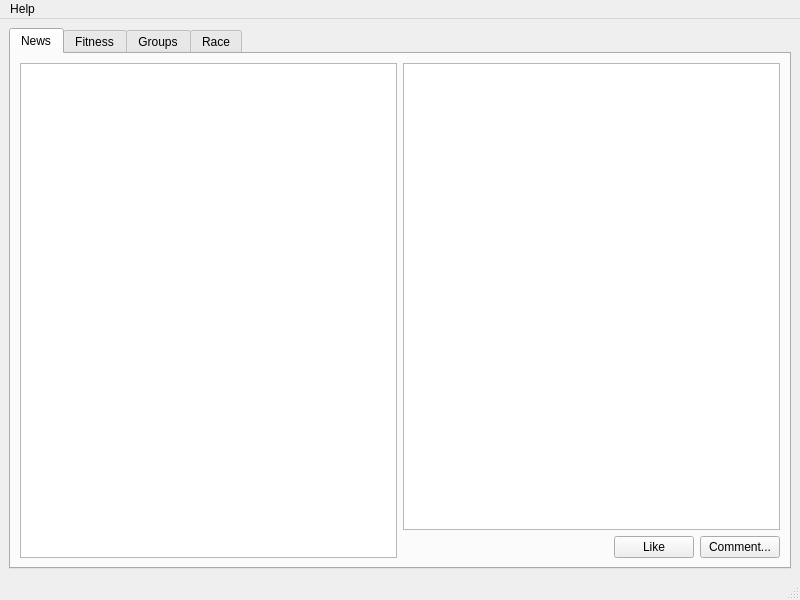
<?xml version="1.0" encoding="UTF-8"?>
<ui version="4.0">
 <class>MainWindow</class>
 <widget class="QMainWindow" name="MainWindow">
  <property name="geometry">
   <rect>
    <x>0</x>
    <y>0</y>
    <width>800</width>
    <height>600</height>
   </rect>
  </property>
  <property name="windowTitle">
   <string>Main</string>
  </property>
  <widget class="QWidget" name="centralwidget">
   <layout class="QHBoxLayout" name="horizontalLayout">
    <item>
     <widget class="QTabWidget" name="tabWidget">
      <property name="currentIndex">
       <number>0</number>
      </property>
      <widget class="QWidget" name="tab_10">
       <attribute name="title">
        <string>News</string>
       </attribute>
       <layout class="QHBoxLayout" name="horizontalLayout_9">
        <item>
         <widget class="QListView" name="listViewNews">
          <property name="editTriggers">
           <set>QAbstractItemView::NoEditTriggers</set>
          </property>
         </widget>
        </item>
        <item>
         <layout class="QVBoxLayout" name="verticalLayout">
          <item>
           <widget class="QTextEdit" name="textEdit">
            <property name="html">
             <string>&lt;!DOCTYPE HTML PUBLIC &quot;-//W3C//DTD HTML 4.0//EN&quot; &quot;http://www.w3.org/TR/REC-html40/strict.dtd&quot;&gt;
&lt;html&gt;&lt;head&gt;&lt;meta name=&quot;qrichtext&quot; content=&quot;1&quot; /&gt;&lt;style type=&quot;text/css&quot;&gt;
p, li { white-space: pre-wrap; }
&lt;/style&gt;&lt;/head&gt;&lt;body style=&quot; font-family:'Ubuntu'; font-size:11pt; font-weight:400; font-style:normal;&quot;&gt;
&lt;p style=&quot;-qt-paragraph-type:empty; margin-top:0px; margin-bottom:0px; margin-left:0px; margin-right:0px; -qt-block-indent:0; text-indent:0px;&quot;&gt;&lt;/p&gt;&lt;/body&gt;&lt;/html&gt;</string>
            </property>
           </widget>
          </item>
          <item>
           <layout class="QHBoxLayout" name="horizontalLayout_8">
            <item>
             <spacer name="horizontalSpacer">
              <property name="orientation">
               <enum>Qt::Horizontal</enum>
              </property>
              <property name="sizeHint" stdset="0">
               <size>
                <width>40</width>
                <height>20</height>
               </size>
              </property>
             </spacer>
            </item>
            <item>
             <widget class="QPushButton" name="pushButton_16">
              <property name="text">
               <string>Like</string>
              </property>
             </widget>
            </item>
            <item>
             <widget class="QPushButton" name="pushButton_17">
              <property name="text">
               <string>Comment...</string>
              </property>
             </widget>
            </item>
           </layout>
          </item>
         </layout>
        </item>
       </layout>
      </widget>
      <widget class="QWidget" name="tab_3">
       <attribute name="title">
        <string>Fitness</string>
       </attribute>
       <widget class="QGraphicsView" name="graphicsView">
        <property name="geometry">
         <rect>
          <x>30</x>
          <y>30</y>
          <width>461</width>
          <height>192</height>
         </rect>
        </property>
        <property name="interactive">
         <bool>false</bool>
        </property>
       </widget>
       <widget class="QLabel" name="label_6">
        <property name="geometry">
         <rect>
          <x>30</x>
          <y>10</y>
          <width>101</width>
          <height>16</height>
         </rect>
        </property>
        <property name="text">
         <string>Fitness graph</string>
        </property>
       </widget>
       <widget class="QCheckBox" name="checkBox">
        <property name="geometry">
         <rect>
          <x>500</x>
          <y>30</y>
          <width>87</width>
          <height>20</height>
         </rect>
        </property>
        <property name="text">
         <string>Endurance</string>
        </property>
       </widget>
       <widget class="QCheckBox" name="checkBox_2">
        <property name="geometry">
         <rect>
          <x>500</x>
          <y>90</y>
          <width>87</width>
          <height>20</height>
         </rect>
        </property>
        <property name="text">
         <string>Strength</string>
        </property>
       </widget>
       <widget class="QCheckBox" name="checkBox_3">
        <property name="geometry">
         <rect>
          <x>500</x>
          <y>60</y>
          <width>87</width>
          <height>20</height>
         </rect>
        </property>
        <property name="text">
         <string>Flexibility</string>
        </property>
       </widget>
       <widget class="QListWidget" name="listWidget">
        <property name="geometry">
         <rect>
          <x>30</x>
          <y>260</y>
          <width>581</width>
          <height>141</height>
         </rect>
        </property>
        <item>
         <property name="text">
          <string>Group 1</string>
         </property>
        </item>
        <item>
         <property name="text">
          <string>Group 2</string>
         </property>
        </item>
       </widget>
       <widget class="QLabel" name="label_7">
        <property name="geometry">
         <rect>
          <x>30</x>
          <y>240</y>
          <width>101</width>
          <height>16</height>
         </rect>
        </property>
        <property name="text">
         <string>Select group</string>
        </property>
       </widget>
      </widget>
      <widget class="QWidget" name="tab">
       <attribute name="title">
        <string>Groups</string>
       </attribute>
       <widget class="QWidget" name="gridLayoutWidget">
        <property name="geometry">
         <rect>
          <x>20</x>
          <y>310</y>
          <width>591</width>
          <height>81</height>
         </rect>
        </property>
        <layout class="QGridLayout" name="gridLayout_2">
         <item row="0" column="1">
          <widget class="QPushButton" name="pushButton">
           <property name="text">
            <string>Accept</string>
           </property>
          </widget>
         </item>
         <item row="0" column="2">
          <widget class="QPushButton" name="pushButton_3">
           <property name="text">
            <string>Decline</string>
           </property>
          </widget>
         </item>
         <item row="1" column="2">
          <widget class="QPushButton" name="pushButton_2">
           <property name="text">
            <string>Decline</string>
           </property>
          </widget>
         </item>
         <item row="0" column="0">
          <widget class="QLabel" name="label">
           <property name="text">
            <string>TKK_Runners</string>
           </property>
          </widget>
         </item>
         <item row="1" column="0">
          <widget class="QLabel" name="label_2">
           <property name="text">
            <string>Naked Joggers</string>
           </property>
          </widget>
         </item>
         <item row="1" column="1">
          <widget class="QPushButton" name="pushButton_4">
           <property name="text">
            <string>Accept</string>
           </property>
          </widget>
         </item>
        </layout>
       </widget>
       <widget class="Line" name="line">
        <property name="geometry">
         <rect>
          <x>20</x>
          <y>290</y>
          <width>591</width>
          <height>16</height>
         </rect>
        </property>
        <property name="orientation">
         <enum>Qt::Horizontal</enum>
        </property>
       </widget>
       <widget class="QLabel" name="label_3">
        <property name="geometry">
         <rect>
          <x>20</x>
          <y>280</y>
          <width>201</width>
          <height>16</height>
         </rect>
        </property>
        <property name="text">
         <string>Group Invitations</string>
        </property>
       </widget>
       <widget class="QLabel" name="label_4">
        <property name="geometry">
         <rect>
          <x>130</x>
          <y>10</y>
          <width>91</width>
          <height>16</height>
         </rect>
        </property>
        <property name="text">
         <string>Your Groups</string>
        </property>
       </widget>
       <widget class="QLabel" name="label_5">
        <property name="geometry">
         <rect>
          <x>410</x>
          <y>10</y>
          <width>111</width>
          <height>16</height>
         </rect>
        </property>
        <property name="text">
         <string>Group Updates</string>
        </property>
       </widget>
       <widget class="QWidget" name="horizontalLayoutWidget">
        <property name="geometry">
         <rect>
          <x>20</x>
          <y>30</y>
          <width>591</width>
          <height>181</height>
         </rect>
        </property>
        <layout class="QHBoxLayout" name="horizontalLayout_2">
         <item>
          <widget class="QPlainTextEdit" name="plainTextEdit_2">
           <property name="plainText">
            <string>Group 1: TKK_Runners
	User Name 1
	User Name 2
	User Name 3
Group 2: Naked Joggers
	User Name 1
	User Name 2
	User Name 3
		</string>
           </property>
          </widget>
         </item>
         <item>
          <widget class="QPlainTextEdit" name="plainTextEdit">
           <property name="plainText">
            <string>Group 1: TKK_Runners
	Updates
Group 2: Naked Joggers
	Updates
</string>
           </property>
          </widget>
         </item>
        </layout>
       </widget>
       <widget class="QWidget" name="horizontalLayoutWidget_2">
        <property name="geometry">
         <rect>
          <x>20</x>
          <y>0</y>
          <width>591</width>
          <height>31</height>
         </rect>
        </property>
        <layout class="QHBoxLayout" name="horizontalLayout_3"/>
       </widget>
       <widget class="QPushButton" name="pushButton_5">
        <property name="geometry">
         <rect>
          <x>23</x>
          <y>220</y>
          <width>281</width>
          <height>32</height>
         </rect>
        </property>
        <property name="text">
         <string>Create New Group</string>
        </property>
       </widget>
      </widget>
      <widget class="QWidget" name="tab_2">
       <attribute name="title">
        <string>Race</string>
       </attribute>
      </widget>
     </widget>
    </item>
   </layout>
  </widget>
  <widget class="QMenuBar" name="menubar">
   <property name="geometry">
    <rect>
     <x>0</x>
     <y>0</y>
     <width>800</width>
     <height>26</height>
    </rect>
   </property>
   <widget class="QMenu" name="menuHelp">
    <property name="title">
     <string>Help</string>
    </property>
   </widget>
   <addaction name="menuHelp"/>
  </widget>
  <widget class="QStatusBar" name="statusbar"/>
 </widget>
 <resources/>
 <connections/>
</ui>
